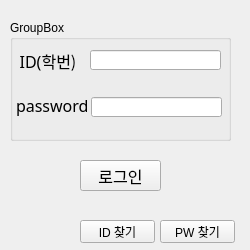
<?xml version="1.0" encoding="UTF-8"?>
<ui version="4.0">
 <class>loginwidget</class>
 <widget class="QWidget" name="loginwidget">
  <property name="geometry">
   <rect>
    <x>0</x>
    <y>0</y>
    <width>250</width>
    <height>250</height>
   </rect>
  </property>
  <property name="minimumSize">
   <size>
    <width>250</width>
    <height>250</height>
   </size>
  </property>
  <property name="maximumSize">
   <size>
    <width>250</width>
    <height>250</height>
   </size>
  </property>
  <property name="windowTitle">
   <string>로그인</string>
  </property>
  <widget class="QGroupBox" name="groupBox">
   <property name="geometry">
    <rect>
     <x>10</x>
     <y>20</y>
     <width>221</width>
     <height>121</height>
    </rect>
   </property>
   <property name="sizePolicy">
    <sizepolicy hsizetype="Preferred" vsizetype="Preferred">
     <horstretch>0</horstretch>
     <verstretch>0</verstretch>
    </sizepolicy>
   </property>
   <property name="minimumSize">
    <size>
     <width>0</width>
     <height>0</height>
    </size>
   </property>
   <property name="maximumSize">
    <size>
     <width>10000</width>
     <height>1000000</height>
    </size>
   </property>
   <property name="title">
    <string>GroupBox</string>
   </property>
   <widget class="QLabel" name="label_2">
    <property name="geometry">
     <rect>
      <x>6</x>
      <y>70</y>
      <width>91</width>
      <height>31</height>
     </rect>
    </property>
    <property name="font">
     <font>
      <family>맑은 고딕</family>
      <pointsize>12</pointsize>
     </font>
    </property>
    <property name="text">
     <string>password</string>
    </property>
   </widget>
   <widget class="QLabel" name="label">
    <property name="geometry">
     <rect>
      <x>10</x>
      <y>30</y>
      <width>56</width>
      <height>21</height>
     </rect>
    </property>
    <property name="font">
     <font>
      <family>맑은 고딕</family>
      <pointsize>12</pointsize>
     </font>
    </property>
    <property name="text">
     <string>ID(학번)</string>
    </property>
    <property name="alignment">
     <set>Qt::AlignCenter</set>
    </property>
   </widget>
   <widget class="QLineEdit" name="lblID">
    <property name="geometry">
     <rect>
      <x>80</x>
      <y>30</y>
      <width>131</width>
      <height>20</height>
     </rect>
    </property>
   </widget>
   <widget class="QLineEdit" name="lblPW">
    <property name="geometry">
     <rect>
      <x>81</x>
      <y>77</y>
      <width>131</width>
      <height>20</height>
     </rect>
    </property>
   </widget>
  </widget>
  <widget class="QPushButton" name="btnlogin">
   <property name="geometry">
    <rect>
     <x>80</x>
     <y>160</y>
     <width>81</width>
     <height>31</height>
    </rect>
   </property>
   <property name="font">
    <font>
     <family>맑은 고딕</family>
     <pointsize>12</pointsize>
    </font>
   </property>
   <property name="text">
    <string>로그인</string>
   </property>
  </widget>
  <widget class="QPushButton" name="btnID">
   <property name="geometry">
    <rect>
     <x>80</x>
     <y>220</y>
     <width>75</width>
     <height>23</height>
    </rect>
   </property>
   <property name="text">
    <string>ID 찾기</string>
   </property>
  </widget>
  <widget class="QPushButton" name="btnPW">
   <property name="geometry">
    <rect>
     <x>160</x>
     <y>220</y>
     <width>75</width>
     <height>23</height>
    </rect>
   </property>
   <property name="text">
    <string>PW 찾기</string>
   </property>
  </widget>
 </widget>
 <resources/>
 <connections>
  <connection>
   <sender>btnID</sender>
   <signal>clicked()</signal>
   <receiver>loginwidget</receiver>
   <slot>FindID()</slot>
   <hints>
    <hint type="sourcelabel">
     <x>86</x>
     <y>230</y>
    </hint>
    <hint type="destinationlabel">
     <x>59</x>
     <y>224</y>
    </hint>
   </hints>
  </connection>
 </connections>
 <slots>
  <slot>FindID()</slot>
  <slot>FindPW()</slot>
  <slot>login()</slot>
 </slots>
</ui>
